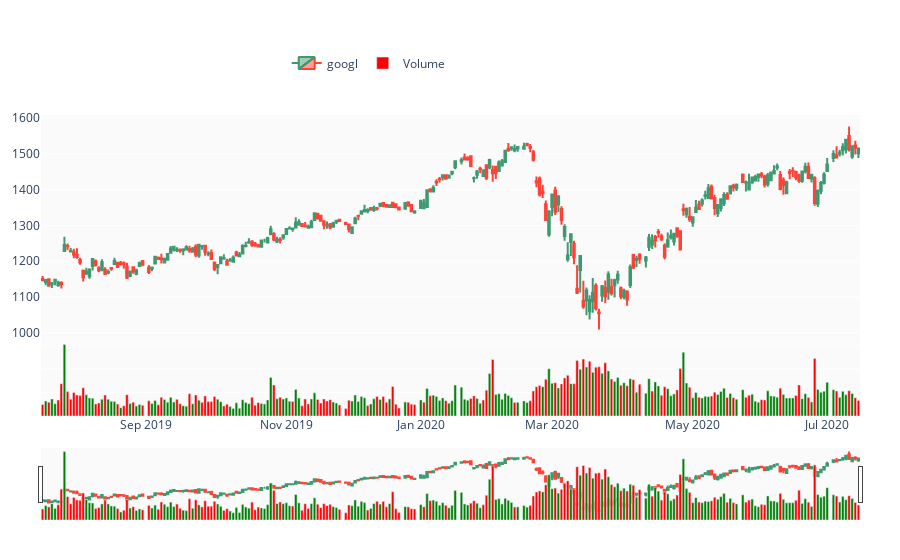

The notebook cell saved with this chart:
### Code cell
pp = Plot(stock2)
pp.show()

### Figure 1 — Plotly figure (JSON) as saved in the notebook; plotly's stock layout.template omitted (floating-point values rounded to 4 significant figures; data arrays with more than 128 entries replaced by an {"elided": "..."} marker saying what was removed)
{"data": [{"close": {"elided": "253 float values"}, "high": {"elided": "253 float values"}, "low": {"elided": "253 float values"}, "name": "googl", "open": {"elided": "253 float values"}, "type": "candlestick", "x": {"elided": "253 str values"}, "yaxis": "y"}, {"marker": {"color": {"elided": "253 str values"}}, "name": "Volume", "type": "bar", "x": {"elided": "253 str values"}, "y": {"elided": "253 int values"}, "yaxis": "y2"}], "layout": {"legend": {"orientation": "h", "x": 0.3, "y": 0.9, "yanchor": "bottom"}, "margin": {"b": 40, "l": 40, "r": 40, "t": 40}, "plot_bgcolor": "rgb(250, 250, 250)", "xaxis": {"anchor": "y2", "rangebreaks": [{"bounds": ["sat", "mon"]}, {"values": ["2015-12-25", "2016-01-01"]}], "rangeselector": {"visible": true}}, "yaxis": {"domain": [0.2, 0.8], "showticklabels": true}, "yaxis2": {"domain": [0, 0.2], "showticklabels": false}}}
